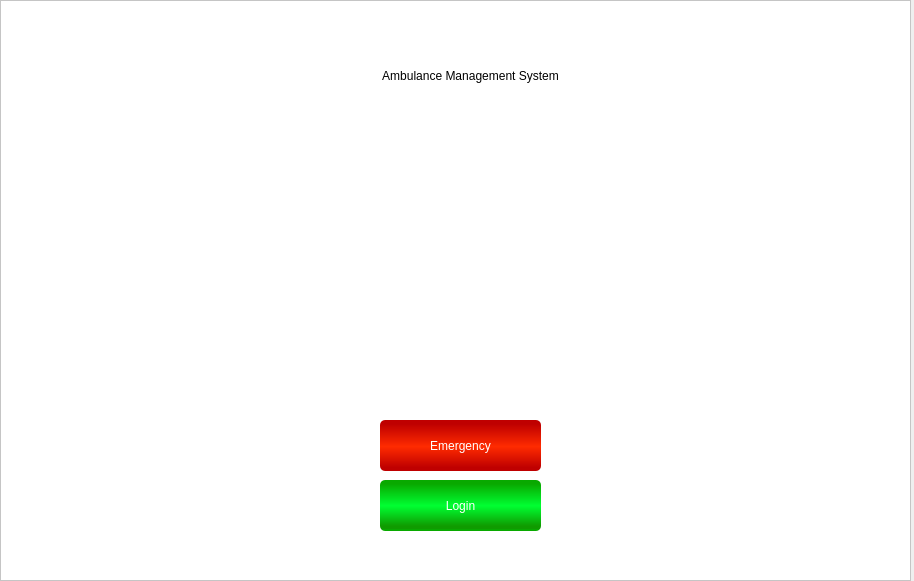
<?xml version="1.0" encoding="UTF-8"?>
<ui version="4.0">
 <class>MainWindow</class>
 <widget class="QMainWindow" name="MainWindow">
  <property name="geometry">
   <rect>
    <x>0</x>
    <y>0</y>
    <width>914</width>
    <height>581</height>
   </rect>
  </property>
  <property name="windowTitle">
   <string>MainWindow</string>
  </property>
  <widget class="QWidget" name="centralwidget">
   <widget class="QFrame" name="frame">
    <property name="geometry">
     <rect>
      <x>0</x>
      <y>0</y>
      <width>911</width>
      <height>581</height>
     </rect>
    </property>
    <property name="styleSheet">
     <string notr="true">background-color: rgb(255, 255, 255);</string>
    </property>
    <property name="frameShape">
     <enum>QFrame::StyledPanel</enum>
    </property>
    <property name="frameShadow">
     <enum>QFrame::Raised</enum>
    </property>
    <widget class="QLabel" name="label">
     <property name="geometry">
      <rect>
       <x>300</x>
       <y>140</y>
       <width>341</width>
       <height>231</height>
      </rect>
     </property>
     <property name="text">
      <string/>
     </property>
     <property name="pixmap">
      <pixmap>Images/1.jpg</pixmap>
     </property>
     <property name="scaledContents">
      <bool>true</bool>
     </property>
    </widget>
    <widget class="QLabel" name="label_2">
     <property name="geometry">
      <rect>
       <x>170</x>
       <y>50</y>
       <width>601</width>
       <height>51</height>
      </rect>
     </property>
     <property name="styleSheet">
      <string notr="true">font: 75 28pt &quot;News706 BT&quot;;</string>
     </property>
     <property name="text">
      <string>Ambulance Management System</string>
     </property>
     <property name="alignment">
      <set>Qt::AlignCenter</set>
     </property>
    </widget>
    <widget class="QPushButton" name="pushButton">
     <property name="geometry">
      <rect>
       <x>380</x>
       <y>420</y>
       <width>161</width>
       <height>51</height>
      </rect>
     </property>
     <property name="styleSheet">
      <string notr="true">font: 75 18pt &quot;News706 BT&quot;;
border-radius:5px;
color: rgb(255, 255, 255);
background-color: qlineargradient(spread:repeat, x1:1, y1:0, x2:1, y2:1, stop:0.0795455 rgba(191, 0, 0, 255), stop:0.522727 rgba(255, 43, 0, 255), stop:0.931818 rgba(191, 0, 0, 255));</string>
     </property>
     <property name="text">
      <string>Emergency</string>
     </property>
    </widget>
    <widget class="QPushButton" name="pushButton_2">
     <property name="geometry">
      <rect>
       <x>380</x>
       <y>480</y>
       <width>161</width>
       <height>51</height>
      </rect>
     </property>
     <property name="styleSheet">
      <string notr="true">font: 75 18pt &quot;News706 BT&quot;;
border-radius:5px;
color: rgb(255, 255, 255);
background-color: qlineargradient(spread:repeat, x1:1, y1:0, x2:1, y2:0.966, stop:0.0795455 rgba(9, 169, 0, 255), stop:0.522727 rgba(0, 255, 50, 255), stop:0.931818 rgba(15, 155, 0, 255));</string>
     </property>
     <property name="text">
      <string>Login</string>
     </property>
    </widget>
   </widget>
  </widget>
 </widget>
 <resources/>
 <connections/>
</ui>
